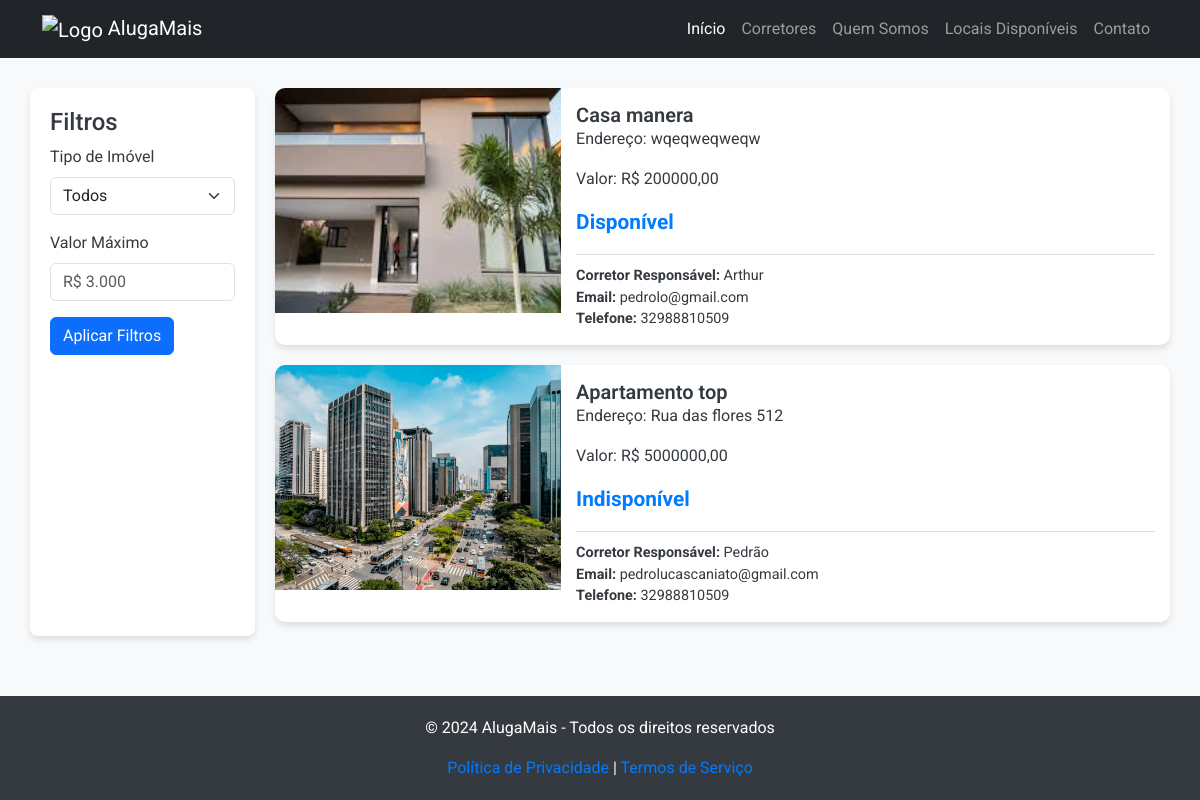
The app's page /imoveis/ with its own data.
### Models/models.py (models this page shows, shortened)
class Imovel(models.Model):
    TIPOS_IMOVEL = [
        ('casa', 'Casa'),
        ('apartamento', 'Apartamento'),
    ]
    titulo = models.CharField(max_length=100)
    endereco = models.TextField()
    valor = models.DecimalField(max_digits=10, decimal_places=2)
    tipo = models.CharField(max_length=15, choices=TIPOS_IMOVEL)
    disponivel = models.BooleanField(default=True)
    imagem = models.ImageField(upload_to='imoveis/', blank=False, null=False)
    corretor = models.ForeignKey(Corretor, on_delete=models.CASCADE, related_name="imoveis")

class Corretor(models.Model):
    nome = models.CharField(max_length=100)
    especialidade = models.TextField()  # Descrição da especialidade do corretor
    email = models.EmailField()
    telefone = models.CharField(max_length=15)
    foto = models.ImageField(upload_to='corretores/', blank=True, null=True)

### AlugaMais/views.py (the view)
# urls.py: path('imoveis/', listar_imoveis, name='listar_imoveis'),
def listar_imoveis(request):
    imoveis = Imovel.objects.all()  # Busca todos os imóveis no banco de dados
    tipo = request.GET.get('tipo')
    valor_max = request.GET.get('valorMax')
    if tipo:
        imoveis = imoveis.filter(tipo=tipo)
    if valor_max:
        imoveis = imoveis.filter(valor__lte=valor_max)
    return render(request, 'imoveis.html', {'imoveis': imoveis})

### AlugaMais/templates/imoveis.html (shortened to what this page needs)
<!DOCTYPE html>
<html lang="pt-br">
<head>
    <link href="https://cdn.jsdelivr.net/npm/bootstrap@5.3.3/dist/css/bootstrap.min.css" rel="stylesheet">
</head>
<body>
    <nav class="navbar navbar-expand-lg navbar-dark bg-dark">
        <div class="container">
            <a class="navbar-brand" href="#">
                <img src="https://cdn-icons-png.flaticon.com/128/44/44300.png" alt="Logo" style="width: 30px;"> AlugaMais
            </a>
            <div class="collapse navbar-collapse" id="navbarNav">
                <ul class="navbar-nav ms-auto">
                    <li class="nav-item"><a class="nav-link active" href="/">Início</a></li>
                    <li class="nav-item"><a class="nav-link" href="/corretores/">Corretores</a></li>
                    <li class="nav-item"><a class="nav-link" href="/sobre-nos/">Quem Somos</a></li>
                    <li class="nav-item"><a class="nav-link" href="/imoveis/">Locais Disponíveis</a></li>
                    <li class="nav-item"><a class="nav-link" href="/contato/">Contato</a></li>
                </ul>
            </div>
        </div>
    </nav>
    <div class="imoveis-container">
        <div class="filtro">
            <h4>Filtros</h4>
            <form method="get" action="{% url 'listar_imoveis' %}">
                <div class="mb-3">
                    <label for="tipo" class="form-label">Tipo de Imóvel</label>
                    <select id="tipo" name="tipo" class="form-select">
                        <option value="">Todos</option>
                    </select>
                </div>
                <div class="mb-3">
                    <label for="valorMax" class="form-label">Valor Máximo</label>
                    <input type="number" class="form-control" id="valorMax" name="valorMax" value="{{ request.GET.valorMax }}" placeholder="R$ 3.000">
                </div>
                <button type="submit" class="btn btn-primary">Aplicar Filtros</button>
            </form>
        </div>
        <div class="imoveis">
            {% for imovel in imoveis %}
            <div class="imovel-card">
                <img src="{{ imovel.imagem.url }}" alt="{{ imovel.titulo }}">
                <div class="card-body">
                    <h5 class="card-title">{{ imovel.titulo }}</h5>
                    <p>Endereço: {{ imovel.endereco }}</p>
                    <p>Valor: R$ {{ imovel.valor }}</p>
                    <p class="preco">
                        {% if imovel.disponivel %}
                            Disponível
                        {% else %}
                            Indisponível
                        {% endif %}
                    </p>
                    <div class="corretor-info">
                        <p><strong>Corretor Responsável:</strong> {{ imovel.corretor.nome }}</p>
                        <p><strong>Email:</strong> {{ imovel.corretor.email }}</p>
                        <p><strong>Telefone:</strong> {{ imovel.corretor.telefone }}</p>
                    </div>
                </div>
            </div>
            {% empty %}
            <p class="text-center">Nenhum imóvel encontrado com os filtros aplicados.</p>
            {% endfor %}
        </div>
    </div>
    <footer>
        <p>&copy; 2024 AlugaMais - Todos os direitos reservados</p>
        <a href="#">Política de Privacidade</a> | <a href="#">Termos de Serviço</a>
    </footer>
</body>
</html>

### AlugaMais/templates/imoveis.html (style rules this page uses)
html, body { height: 100%; margin: 0; display: flex; flex-direction: column; }
body { font-family: 'Roboto', sans-serif; background-color: #f8f9fa; color: #343a40; }
.imoveis-container { flex: 1; display: flex; justify-content: space-between; gap: 20px; padding: 30px; }
footer { background-color: #343a40; color: white; text-align: center; padding: 20px 0; margin-top: 30px; }
.imoveis { display: flex; flex-direction: column; gap: 20px; width: 80%; }
.filtro { width: 20%; background-color: #fff; padding: 20px; box-shadow: 0 4px 6px rgba(0, 0, 0, 0.1); border-radius: 8px; }
.imovel-card { background-color: white; border-radius: 10px; overflow: hidden; display: flex; width: 100%; box-shadow: 0 4px 6px rgba(0, 0, 0, 0.1); transition: transform 0.3s, box-shadow 0.3s; }
.imovel-card img { width: 32%; height: 225px; object-fit: cover; }
.card-body { padding: 15px; width: 68%; }
.card-body h5 { font-size: 1.25rem; font-weight: 600; }
.preco { font-size: 1.3rem; font-weight: 700; color: #007bff; }
.corretor-info { margin-top: 15px; border-top: 1px solid #ddd; padding-top: 10px; }
.corretor-info p { font-size: 0.9rem; margin: 0; }
footer a { color: #007bff; text-decoration: none; }

### records on screen
Imovel: imagem (picture), titulo "Casa manera", endereco "wqeqweqweqw", valor "200000,00", disponivel "Disponível", corretor.nome "Arthur", corretor.email "pedrolo@gmail.com", corretor.telefone "32988810509"
Imovel: imagem (picture), titulo "Apartamento top", endereco "Rua das flores 512", valor "5000000,00", disponivel "Indisponível", corretor.nome "Pedrão", corretor.email "pedrolucascaniato@gmail.com", corretor.telefone "32988810509"
